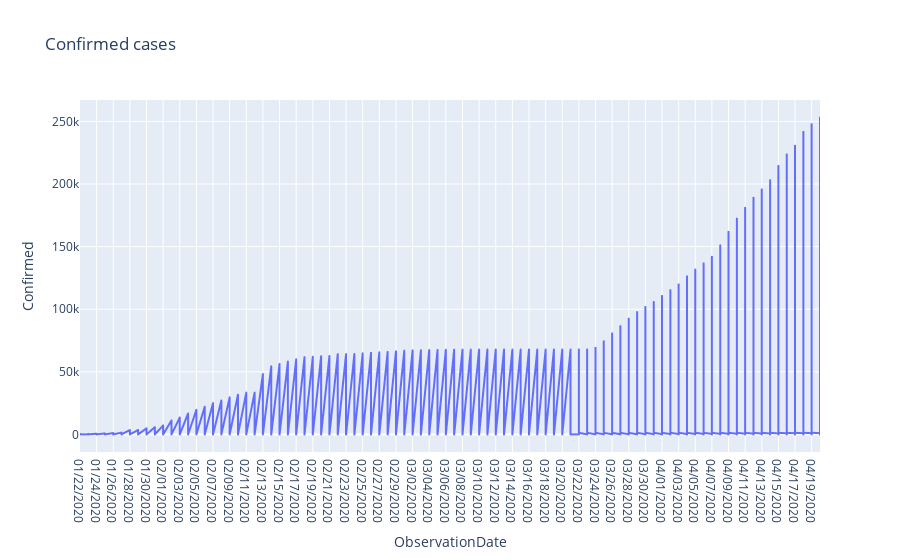

Notebook cell for this chart:
### Code cell
fig = px.line(data, x="ObservationDate", y="Confirmed", title='Confirmed cases')
fig.show()

### Figure 1 — Plotly figure (JSON) as saved in the notebook; plotly's stock layout.template omitted (floating-point values rounded to 4 significant figures; data arrays with more than 128 entries replaced by an {"elided": "..."} marker saying what was removed)
{"data": [{"hovertemplate": "ObservationDate=%{x}<br>Confirmed=%{y}<extra></extra>", "legendgroup": "", "line": {"color": "#636efa", "dash": "solid"}, "mode": "lines", "name": "", "showlegend": false, "type": "scattergl", "x": {"elided": "17049 str values"}, "xaxis": "x", "y": {"elided": "17049 int values"}, "yaxis": "y"}], "layout": {"legend": {"tracegroupgap": 0}, "title": {"text": "Confirmed cases"}, "xaxis": {"anchor": "y", "domain": [0, 1], "title": {"text": "ObservationDate"}}, "yaxis": {"anchor": "x", "domain": [0, 1], "title": {"text": "Confirmed"}}}}
